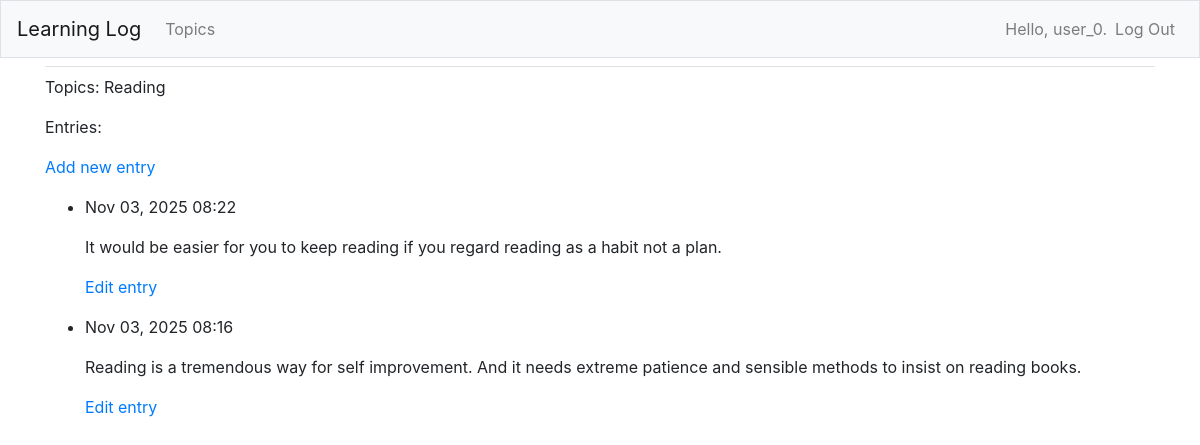
Page /topics/10/ (signed in) on the earlier database version.
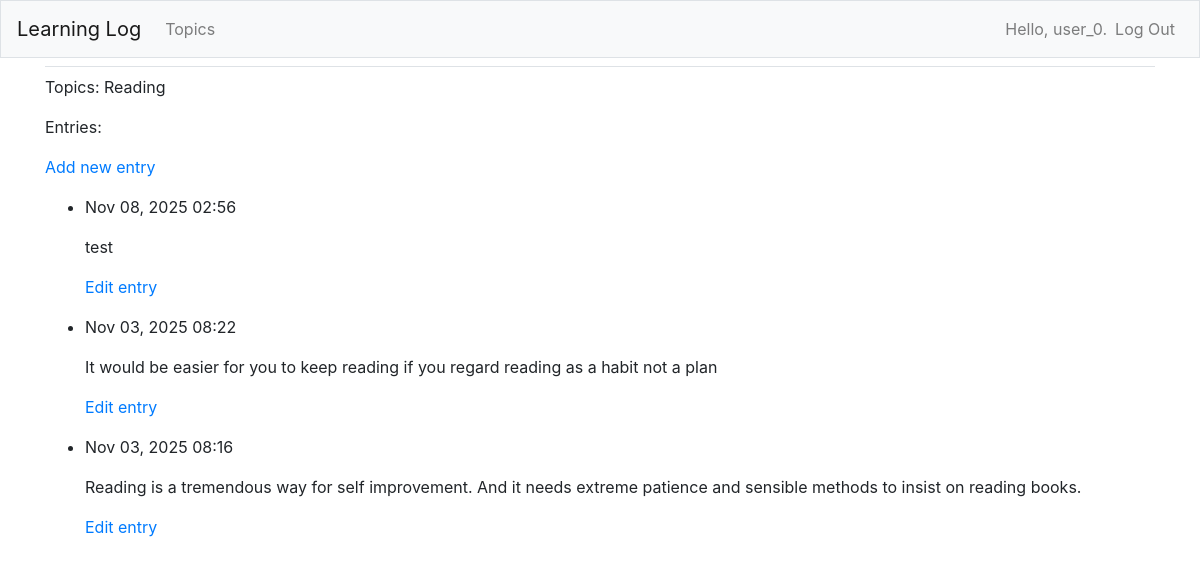
Same page on the later database version.
### learning_logs/models.py (models this page shows, shortened)
class Entry(models.Model):
    topic = models.ForeignKey(Topic, on_delete=models.CASCADE)
    text = models.TextField()
    date_added = models.DateTimeField(auto_now_add=True)
    class Meta:
        verbose_name_plural = 'entries'

### learning_logs/views.py (the view)
# urls.py: path('topics/<int:topic_id>/', views.topic, name='topic'),
@login_required
def topic(request, topic_id):
    topic = Topic.objects.get(id=topic_id)
    if topic.owner != request.user:
        raise Http404
    entries = topic.entry_set.order_by('-date_added')
    context = {'topic': topic, 'entries':entries}
    return render(request, 'learning_logs/topic.html', context)

### learning_logs/models.py (called while the page is built)
    def __str__(self):
        return self.text

### learning_logs/templates/learning_logs/topic.html
{% extends "learning_logs/base.html" %}
{% block content %}
    <p>Topics: {{ topic }}</p>
    <p>Entries:</p>
    <p>
        <a href="{% url 'learning_logs:new_entry' topic.id %}">Add new
        entry</a>
    </p>
    <ul>
    {% for entry in entries %}
        <li>
            <p>{{ entry.date_added|date:'M d, Y H:i' }}</p>
            <p>{{ entry.text|linebreaks }}</p>
            <p>
                <a href="{% url 'learning_logs:edit_entry' entry.id %}">
                    Edit entry</a>
            </p>
        </li>
    {% empty %}
        <li>There are no entries for this topic yet.</li>
    {% endfor %}
    </ul>
    {% endblock content %}

Differences in the rows shown:
added Entry: date_added "Nov 08, 2025 02:56", text "test"
changed Entry: text "It would be easier for you to keep reading if you regard reading as a habit not a plan." → "It would be easier for you to keep reading if you regard reading as a habit not a plan"
